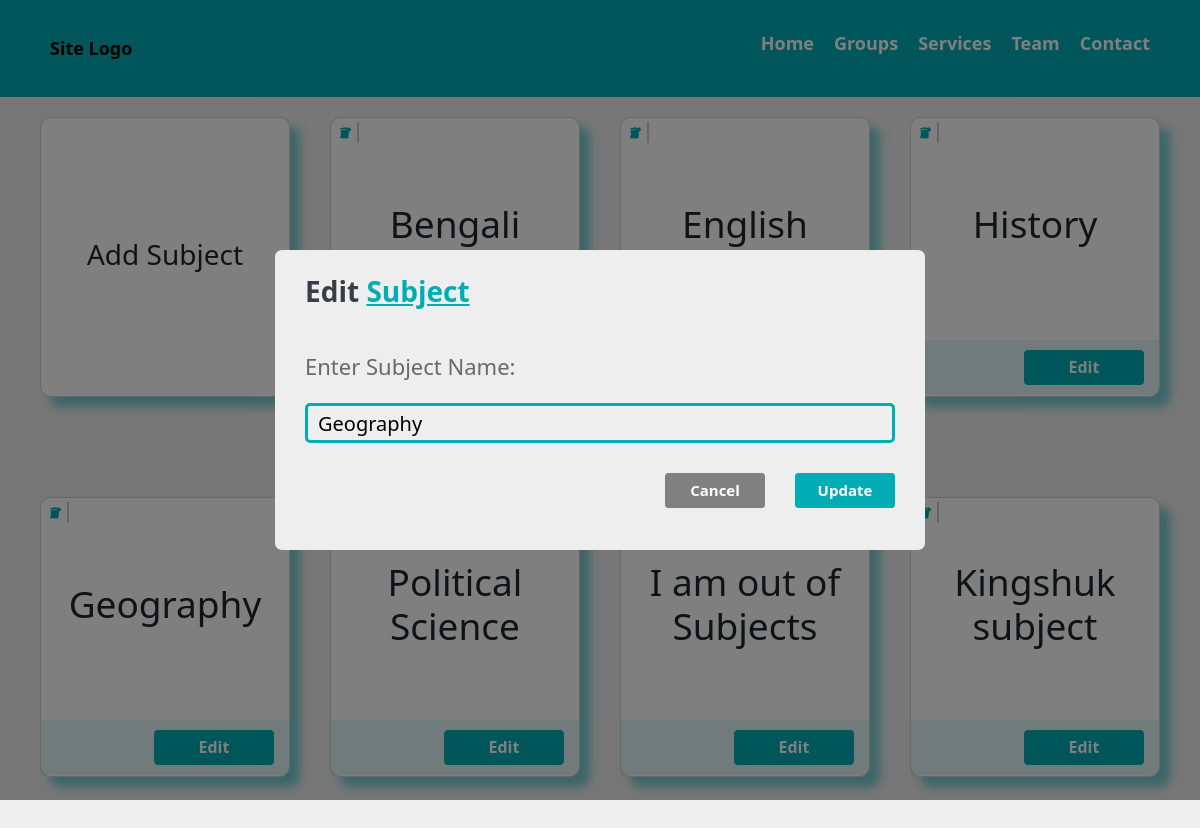
Screenshot of /subjectAdd.php?editSubject=true&groupId=11&subjectId=8 with the database file from the repository.
### tables this page shows
CREATE TABLE `subject_master` (
  `sub_Id` int(11) NOT NULL,
  `sub_Name` varchar(255) NOT NULL,
  `active` char(1) NOT NULL DEFAULT 'Y',
  `group_Id` int(11) NOT NULL
);

### subjectAdd.php (the view, shortened to what this page needs)
<?php
$groupId = $_REQUEST['groupId'];
include("connection/connection.php");
$addingSubject = false;
$edittingSubject = false;
$subjectNameEdit = "";
if (isset($_REQUEST['editSubject'])) {
    $edittingSubject = true;
    $subjectId = $_REQUEST['subjectId'];
    $query = "SELECT * FROM `subject_master`WHERE `group_Id`='$groupId' AND `sub_Id`='$subjectId'";
    $result = mysqli_query($connection, $query);
    $rowarr1 = mysqli_fetch_array($result);
    $subjectNameEdit = $rowarr1['sub_Name'];
}
$query = "SELECT * FROM `subject_master` WHERE `group_Id`='$groupId' ORDER BY 'sub_Id' ";
$result = mysqli_query($connection, $query);
include("nav.php");
?>
<div class="mainDiv">
    <div class="cardHolder">
        <div class="card" id="addSubject">
            <div class="card-body addCard">
                <ion-icon name="add-circle-outline" class="addIcon"></ion-icon>
                <h5 class="card-title1">Add Subject</h5>
            </div>
        </div>
        <?php
        while ($rowarr = mysqli_fetch_array($result)) {
            ?>
            <div class="card">
                <div class="card-body">
                    <div class="card-title">
                        <h5 class="subjectName">
                            <?php echo $rowarr['sub_Name']; ?>
                        </h5>
                    </div>
                    <div class="buttonPart">
                        <div class="deleteBtnSubj"><i class="fa-solid fa-trash"></i></div>
                        <a href="subjectAdd.php?editSubject=true&groupId=<?php echo $groupId; ?>&subjectId=<?php echo $rowarr['sub_Id']; ?>"
                            class="btn btn-primary editSubjBtn" id="" subjectId=""><i class="fa-solid fa-pen"></i> Edit
                        </a>
                    </div>
                </div>
            </div>
            <?php
        }
        ?>
    </div>
</div>
<?php
if ($addingSubject || $edittingSubject) {
    ?>
    <div class="blackwindow">
        <div class="popupMain">
            <div class="popupBody">
                <?php
                if ($edittingSubject) {
                    ?>
                    <div class="heading1">
                        Edit <span class="headingsub1"> Subject </span>
                    </div>
                    <?php
                } else {
                    ?>
                    <div class="heading1">
                        Add <span class="headingsub1"> New Subject </span>
                    </div>
                    <?php
                }
                ?>
                <form action="" method="post">
                    <div class="subjectNameBody">
                        <div class="subjectNamePopup">Enter Subject Name:</div>
                        <input type="text" value="<?php echo $subjectNameEdit; ?>" name="subjectNamefield" id=""
                            class="subjectNamefield" required autocomplete="off" />
                        <input type="submit" value=<?php
                        if ($edittingSubject) {
                            echo "'Update'";
                        } else {
                            echo "'Add Subject'";
                        } ?> class="submitBtn" />
                        <input type="button" value="Cancel" class="closeSubjBtn">
                    </div>
                </form>
            </div>
        </div>
    </div>
    <?php
}
include("footer.php");
?>

### css/group_add.css (style rules this page uses)
* { margin: 0; padding: 0; box-sizing: border-box; }
html { font-family: poppins; --bgcolor: #EEEEEE; --fontcolor: #393E46; --accentColor: #00ADB5; --font-size: 62.5%; }
body { background-color: #EEEEEE; }
.mainDiv { height: 100vh; width: 100%; position: relative; display: flex; align-items: center; justify-content: center; z-index: 0; font-size: 100%; }
.cardHolder { position: relative; height: 95%; width: 95%; display: grid; justify-content: center; gap: 0 4rem; grid-template-columns: repeat(auto-fill, 25rem); }
ion-icon { font-size: 8rem; color: var(--accentColor); }
.card-title1 { font-size: 2.8rem; }
.card { height: 28rem; width: 25rem; transition: 0.5s; border-radius: 1rem; box-shadow: 1rem 1rem 1rem rgba(0, 173, 181, 0.5); }
.addCard { display: flex; justify-content: center; align-items: center; text-align: center; cursor: pointer; font-size: 5rem; flex-direction: column; }
.deleteBtnSubj { font-size: 2rem; margin-left: 1rem; cursor: pointer; color: #ff5252; transition: .4s; }
.card-title { height: 78%; width: 100%; display: flex; justify-content: center; align-items: center; flex-direction: column; text-align: center; box-sizing: border-box; font-size: 8rem; }
.buttonPart { background-color: rgba(0, 173, 181, 0.1); height: 20%; width: 100%; display: flex; justify-content: space-between; align-items: center; flex-direction: row; box-sizing: border-box; padding-inline: 1.5rem; }
.btn { height: 3.5rem; width: 12rem; font-size: 1.6rem; font-weight: bold; background-color: var(--accentColor); border: .1rem solid var(--accentColor); }
.card-body { padding: 0; }
.groupName, .subjectName { font-size: 3.7rem; pointer-events: none; }
.blackwindow { height: 100vh; width: 100%; background-color: rgba(0, 0, 0, 0.5); display: flex; justify-content: center; align-items: center; position: fixed; z-index: 2; top: 0; left: 0; }
.popupMain { height: 30rem; width: 65rem; background-color: var(--bgcolor); border-radius: .7rem; position: relative; box-sizing: border-box; }
.popupBody { margin-top: 2rem; margin-left: 3rem; margin-right: 3rem; box-sizing: border-box; }
.heading1 { color: var(--fontcolor); font-size: 2.8rem; font-weight: bold; pointer-events: none; }
.headingsub1 { color: var(--accentColor); text-decoration: underline; }
.groupNamePopup, .subjectNamePopup { font-size: 2.2rem; padding-top: 3.8rem; color: #696969; }
.groupNamefield, .subjectNamefield { width: 100%; height: 4rem; border: .3rem solid var(--accentColor); background-color: var(--bgcolor); border-radius: .5rem; margin-top: 2rem; outline: none; padding-left: 1rem; font-size: 2rem; }
.submitBtn { float: right; margin-top: 3rem; margin-left: 3rem; height: 3.5rem; width: 10rem; background-color: var(--accentColor); border: .1rem solid var(--accentColor); border-radius: .3rem; color: white; font-size: 1.5rem; font-weight: bold; cursor: pointer; transition: .5s; }
.closeBtn, .closeSubjBtn { float: right; margin-top: 3rem; height: 3.5rem; width: 10rem; background-color: grey; border: .1rem solid grey; border-radius: .3rem; color: white; font-size: 1.5rem; font-weight: bold; cursor: pointer; transition: .5s; }

### css/nav.css (style rules this page uses)
* { padding: 0; margin: 0; box-sizing: border-box; z-index: 1; }
html { font-size: 62.5%; }

### css/stud_from.css (style rules this page uses)
html { font-family: poppins; }
* { margin: 0; padding: 0; box-sizing: border-box; }
body { font-size: 1.2rem; background: #EEEEEE; }
ion-icon, .fa-solid { padding: 0.5rem 0.7rem; position: absolute; top: 0.4rem; left: 0.2rem; }
.inputname ion-icon, .fa-solid { position: absolute; font-size: 1.1rem; color: #00ADB5; border-right: 0.1rem solid #cccccc; }

### rows the page displays
subject_master: sub_Name "Bengali"
subject_master: sub_Name "English"
subject_master: sub_Name "History"
subject_master: sub_Name "Geography", subjectNamefield "Geography"
subject_master: sub_Name "Political Science"
subject_master: sub_Name "I am out of Subjects"
subject_master: sub_Name "Kingshuk subject"
